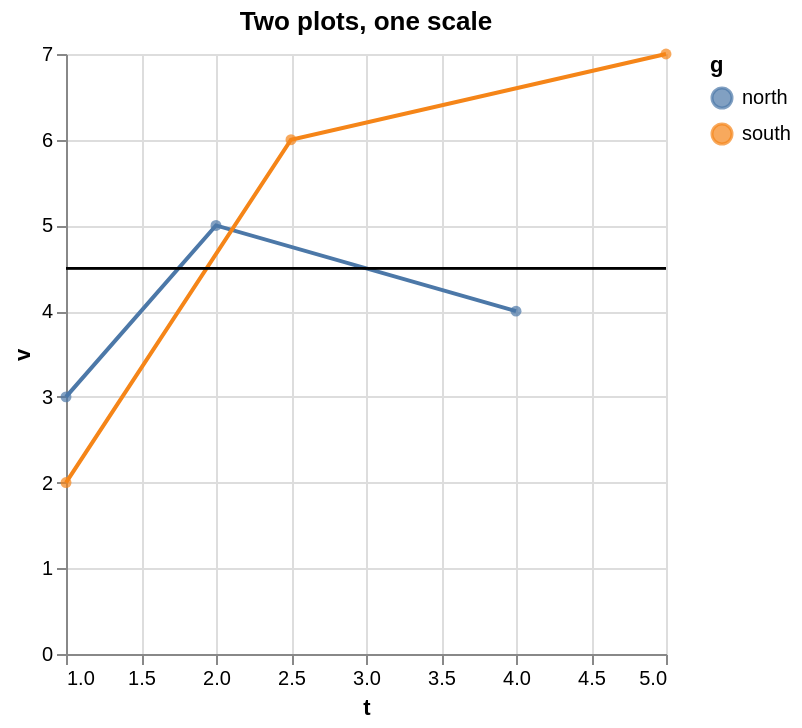

Describe this chart as a Vega-Lite specification.
### Vega-Lite specification from a JSON file in a GitHub repository (floating-point values rounded to 4 significant figures)
{"$schema": "https://vega.github.io/schema/vega-lite/v5.json", "title": "Two plots, one scale", "data": {"values": [{"t": 1, "v": 3, "g": "north"}, {"t": 2, "v": 5, "g": "north"}, {"t": 4, "v": 4, "g": "north"}, {"t": 1, "v": 2, "g": "south"}, {"t": 2.5, "v": 6, "g": "south"}, {"t": 5, "v": 7, "g": "south"}]}, "layer": [{"mark": "line", "encoding": {"x": {"field": "t", "type": "quantitative"}, "y": {"field": "v", "type": "quantitative"}, "color": {"field": "g", "type": "nominal"}}}, {"mark": {"type": "point", "filled": true}, "encoding": {"x": {"field": "t", "type": "quantitative"}, "y": {"field": "v", "type": "quantitative"}, "color": {"field": "g", "type": "nominal"}}}, {"mark": "rule", "encoding": {"y": {"datum": 4.5}}}]}
